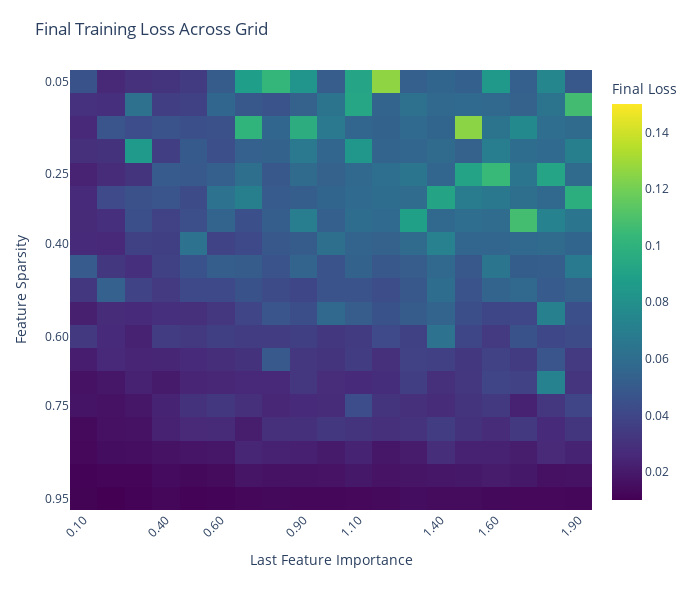

Here is the notebook cell this chart was saved with:
### Code cell


### Figure 1 — Plotly figure (JSON) as saved in the notebook; plotly's stock layout.template omitted (floating-point values rounded to 4 significant figures; data arrays with more than 128 entries replaced by an {"elided": "..."} marker saying what was removed)
{"data": [{"colorbar": {"title": {"text": "Final Loss"}}, "colorscale": [[0, "#440154"], [0.1111, "#482878"], [0.2222, "#3e4989"], [0.3333, "#31688e"], [0.4444, "#26828e"], [0.5556, "#1f9e89"], [0.6667, "#35b779"], [0.7778, "#6ece58"], [0.8889, "#b5de2b"], [1, "#fde725"]], "hovertemplate": "importance=%{x:.3f}<br>sparsity=%{y:.3f}<br>loss=%{z:.6f}<extra></extra>", "type": "heatmap", "x": [0.1, 0.2, 0.3, 0.4, 0.5, 0.6, 0.7, 0.8, 0.9, 1.0, 1.1, 1.2, 1.3, 1.4, 1.5, 1.6, 1.7, 1.8, 1.9], "y": [0.05, 0.1, 0.15, 0.2, 0.25, 0.3, 0.35, 0.4, 0.45, 0.5, 0.55, 0.6, 0.65, 0.7, 0.75, 0.8, 0.85, 0.9, 0.95], "z": {"elided": "19x19 float values"}, "zmax": 0.15, "zmin": 0.01009}], "layout": {"height": 600, "margin": {"b": 90, "l": 70, "r": 30, "t": 70}, "title": {"text": "Final Training Loss Across Grid"}, "width": 700, "xaxis": {"tickangle": -45, "tickmode": "array", "ticktext": ["0.10", "0.40", "0.60", "0.90", "1.10", "1.40", "1.60", "1.90"], "tickvals": [0.1, 0.4, 0.6, 0.9, 1.1, 1.4, 1.6, 1.9], "title": {"text": "Last Feature Importance"}}, "yaxis": {"autorange": "reversed", "tickmode": "array", "ticktext": ["0.05", "0.25", "0.40", "0.60", "0.75", "0.95"], "tickvals": [0.05, 0.25, 0.4, 0.6, 0.75, 0.95], "title": {"text": "Feature Sparsity"}}}}
